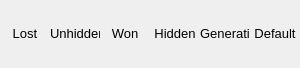
<?xml version="1.0" encoding="UTF-8"?>
<ui version="4.0">
 <class>FacesReactionPreview</class>
 <widget class="QWidget" name="FacesReactionPreview">
  <property name="geometry">
   <rect>
    <x>0</x>
    <y>0</y>
    <width>300</width>
    <height>68</height>
   </rect>
  </property>
  <property name="windowTitle">
   <string>Form</string>
  </property>
  <layout class="QVBoxLayout" name="verticalLayout">
   <property name="spacing">
    <number>0</number>
   </property>
   <property name="leftMargin">
    <number>0</number>
   </property>
   <property name="topMargin">
    <number>0</number>
   </property>
   <property name="rightMargin">
    <number>0</number>
   </property>
   <property name="bottomMargin">
    <number>0</number>
   </property>
   <item>
    <widget class="QScrollArea" name="scrollArea">
     <property name="frameShape">
      <enum>QFrame::Shape::NoFrame</enum>
     </property>
     <property name="frameShadow">
      <enum>QFrame::Shadow::Plain</enum>
     </property>
     <property name="lineWidth">
      <number>0</number>
     </property>
     <property name="widgetResizable">
      <bool>true</bool>
     </property>
     <property name="alignment">
      <set>Qt::AlignmentFlag::AlignLeading|Qt::AlignmentFlag::AlignLeft|Qt::AlignmentFlag::AlignVCenter</set>
     </property>
     <widget class="QWidget" name="scrollAreaWidgetContents">
      <property name="geometry">
       <rect>
        <x>0</x>
        <y>0</y>
        <width>300</width>
        <height>68</height>
       </rect>
      </property>
      <layout class="QHBoxLayout" name="horizontalLayout" stretch="0,0,0,0,0,0">
       <property name="spacing">
        <number>0</number>
       </property>
       <property name="sizeConstraint">
        <enum>QLayout::SizeConstraint::SetDefaultConstraint</enum>
       </property>
       <property name="leftMargin">
        <number>0</number>
       </property>
       <property name="topMargin">
        <number>0</number>
       </property>
       <property name="rightMargin">
        <number>0</number>
       </property>
       <property name="bottomMargin">
        <number>0</number>
       </property>
       <item>
        <widget class="QLabel" name="lbGameLost">
         <property name="minimumSize">
          <size>
           <width>50</width>
           <height>50</height>
          </size>
         </property>
         <property name="maximumSize">
          <size>
           <width>50</width>
           <height>50</height>
          </size>
         </property>
         <property name="font">
          <font>
           <pointsize>10</pointsize>
          </font>
         </property>
         <property name="lineWidth">
          <number>0</number>
         </property>
         <property name="text">
          <string>&lt;html&gt;&lt;head/&gt;&lt;body&gt;&lt;p&gt;Lost&lt;/p&gt;&lt;/body&gt;&lt;/html&gt;</string>
         </property>
         <property name="alignment">
          <set>Qt::AlignmentFlag::AlignCenter</set>
         </property>
        </widget>
       </item>
       <item>
        <widget class="QLabel" name="lbUnhiddenCellPressed">
         <property name="minimumSize">
          <size>
           <width>50</width>
           <height>50</height>
          </size>
         </property>
         <property name="maximumSize">
          <size>
           <width>50</width>
           <height>50</height>
          </size>
         </property>
         <property name="font">
          <font>
           <pointsize>10</pointsize>
          </font>
         </property>
         <property name="lineWidth">
          <number>0</number>
         </property>
         <property name="text">
          <string>&lt;html&gt;&lt;head/&gt;&lt;body&gt;&lt;p&gt;Unhidden&lt;/p&gt;&lt;/body&gt;&lt;/html&gt;</string>
         </property>
         <property name="alignment">
          <set>Qt::AlignmentFlag::AlignCenter</set>
         </property>
        </widget>
       </item>
       <item>
        <widget class="QLabel" name="lbGameWon">
         <property name="minimumSize">
          <size>
           <width>50</width>
           <height>50</height>
          </size>
         </property>
         <property name="maximumSize">
          <size>
           <width>50</width>
           <height>50</height>
          </size>
         </property>
         <property name="font">
          <font>
           <pointsize>10</pointsize>
          </font>
         </property>
         <property name="lineWidth">
          <number>0</number>
         </property>
         <property name="text">
          <string>&lt;html&gt;&lt;head/&gt;&lt;body&gt;&lt;p&gt;Won&lt;/p&gt;&lt;/body&gt;&lt;/html&gt;</string>
         </property>
         <property name="alignment">
          <set>Qt::AlignmentFlag::AlignCenter</set>
         </property>
        </widget>
       </item>
       <item>
        <widget class="QLabel" name="lbHiddenCellPressed">
         <property name="minimumSize">
          <size>
           <width>50</width>
           <height>50</height>
          </size>
         </property>
         <property name="maximumSize">
          <size>
           <width>50</width>
           <height>50</height>
          </size>
         </property>
         <property name="font">
          <font>
           <pointsize>10</pointsize>
          </font>
         </property>
         <property name="lineWidth">
          <number>0</number>
         </property>
         <property name="text">
          <string>&lt;html&gt;&lt;head/&gt;&lt;body&gt;&lt;p&gt;Hidden&lt;/p&gt;&lt;/body&gt;&lt;/html&gt;</string>
         </property>
         <property name="alignment">
          <set>Qt::AlignmentFlag::AlignCenter</set>
         </property>
        </widget>
       </item>
       <item>
        <widget class="QLabel" name="lbGameBeingGenerated">
         <property name="minimumSize">
          <size>
           <width>50</width>
           <height>50</height>
          </size>
         </property>
         <property name="maximumSize">
          <size>
           <width>50</width>
           <height>50</height>
          </size>
         </property>
         <property name="font">
          <font>
           <pointsize>10</pointsize>
          </font>
         </property>
         <property name="lineWidth">
          <number>0</number>
         </property>
         <property name="text">
          <string>&lt;html&gt;&lt;head/&gt;&lt;body&gt;&lt;p&gt;Generating&lt;/p&gt;&lt;/body&gt;&lt;/html&gt;</string>
         </property>
         <property name="alignment">
          <set>Qt::AlignmentFlag::AlignCenter</set>
         </property>
        </widget>
       </item>
       <item>
        <widget class="QLabel" name="lbDefault">
         <property name="minimumSize">
          <size>
           <width>50</width>
           <height>50</height>
          </size>
         </property>
         <property name="maximumSize">
          <size>
           <width>50</width>
           <height>50</height>
          </size>
         </property>
         <property name="font">
          <font>
           <pointsize>10</pointsize>
          </font>
         </property>
         <property name="lineWidth">
          <number>0</number>
         </property>
         <property name="text">
          <string>&lt;html&gt;&lt;head/&gt;&lt;body&gt;&lt;p&gt;Default&lt;/p&gt;&lt;/body&gt;&lt;/html&gt;</string>
         </property>
         <property name="alignment">
          <set>Qt::AlignmentFlag::AlignCenter</set>
         </property>
        </widget>
       </item>
      </layout>
     </widget>
    </widget>
   </item>
  </layout>
 </widget>
 <resources/>
 <connections/>
</ui>
